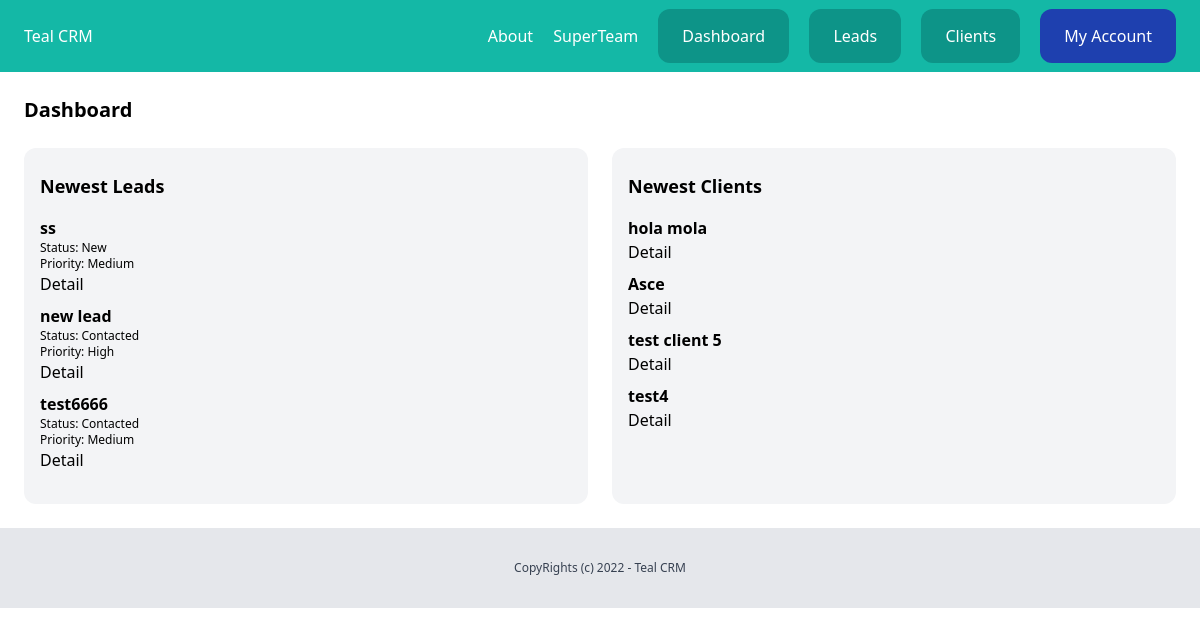
The page /dashboard/ (signed in) on the database its author committed.
### team/models.py (models this page shows, shortened)
class Team(models.Model):
    plan = models.ForeignKey(Plan, related_name='teams', null=True, blank=True, on_delete=models.CASCADE)
    name = models.CharField(max_length=255)
    member = models.ManyToManyField(User,related_name='teams')
    created_by = models.ForeignKey(User,related_name='created_team',on_delete=models.CASCADE)
    created_at = models.DateTimeField(auto_now_add=True)

### lead/models.py (models this page shows, shortened)
class Lead(models.Model):
    LOW = 'low'
    MEDIUM = 'medium'
    HIGH = 'high'
    CHOICES_PRIORITY = (
        (LOW , 'Low'),
        (MEDIUM , 'Medium'),
        (HIGH , 'High'),
        )
    NEW = 'new'
    CONTACTED = 'contacted'
    LOST = 'lost'
    WON ='won'
    CHOICES_STATUS = (
        (NEW , 'New'),
        (CONTACTED , 'Contacted'),
        (LOST , 'Lost'),
        (WON , 'Won'),
        )
    team = models.ForeignKey(Team, related_name='leads',on_delete=models.CASCADE)
    name = models.CharField(max_length=255)
    email = models.EmailField()
    description = models.TextField(blank=True,null=True)
    created_by = models.ForeignKey(User, on_delete=models.CASCADE , related_name='leads')
    created_at = models.DateTimeField(auto_now_add=True)
    priority = models.CharField(max_length=10,choices=CHOICES_PRIORITY,default=MEDIUM)
    status = models.CharField(max_length=10,choices=CHOICES_STATUS,default=NEW)
    modified = models.DateTimeField(auto_now=True)
    converted_to_client = models.BooleanField(default=False)
    class Meta:
        ordering = ('name',)

### client/models.py (models this page shows, shortened)
class Client(models.Model):
    team = models.ForeignKey(Team, related_name='clients', on_delete=models.CASCADE)
    name = models.CharField(max_length=255)
    email = models.EmailField()
    description = models.TextField(blank=True,null=True)
    created_by = models.ForeignKey(User, on_delete=models.CASCADE , related_name='clients')
    created_at = models.DateTimeField(auto_now_add=True)
    modified = models.DateTimeField(auto_now=True)
    class Meta:
        ordering = ('name',)

### dashboard/views.py (the view)
# urls.py: path('dashboard/', include('dashboard.urls')),
@login_required
def dashboard(request):
    team = Team.objects.filter(created_by = request.user)[0]
    leads = Lead.objects.filter(team = team, converted_to_client = False ).order_by('-created_at')[0:5]
    clients = Client.objects.filter(team = team ).order_by('-created_at')[0:5]
    return render(request,'dashboard/dashboard.html',{
        'clients':clients,
        'leads':leads,
    })

### team/context_processors.py (called while the page is built)
def active_team(request):
    if request.user.is_authenticated:
        if request.user.userprofile.active_team:
            team =request.user.userprofile.active_team
        else:
            team =Team.objects.filter(created_by = request.user)[0]
    else:
        team = None
    return {'active_team':team}

### dashboard/templates/dashboard/dashboard.html (shortened to what this page needs)
{% extends 'core/base.html' %}
{% block content %}
    <div class="py-6 px-6">
        <h1 class="mb-6 text-xl font-bold">Dashboard</h1>
        <div class="flex space-x-6">
            <div class="w-1/2 px-4 py-6 bg-gray-100 rounded-xl leads">
                <h2 class=" mb-4 text-lg font-bold">Newest Leads</h2>
                {% for lead in leads %}
                    <div class="mb-2 lead">
                        <h3 class="font-semibold">{{lead.name}}</h3>
                        <p class="text-xs">Status: {{lead.get_status_display}}</p>
                        <p class="text-xs">Priority: {{lead.get_priority_display}}</p>
                        <a href="{% url 'lead-details' lead.pk %}">Detail</a>
                    </div>
                {% endfor %}
            </div>
            <div class="w-1/2 px-4 py-6 bg-gray-100 rounded-xl clients">
                <h2 class="mb-4 text-lg font-bold">Newest Clients</h2>
                {% for client in clients %}
                    <div class="mb-2 client">
                        <h3 class="font-semibold">{{client.name}}</h3>
                        <a href="{% url 'client-details' client.pk %}">Detail</a>
                    </div>
                {% endfor %}
            </div>
        </div>
    </div>
{% endblock content %}

### core/templates/core/partials/nav.html
<nav class="py-6 px-6 flex justify-between bg-teal-500">
    <a href="/" class="text-white">Teal CRM</a>
    <div class="space-x-4">
      <a href="{% url 'about' %}" class="text-white">About</a>
      {% if request.user.is_authenticated %}
        <a href="{% url 'team-detail' active_team.id %}" class="text-white">{{active_team.name}}</a>
        <a href="{% url 'dashbaord' %}" class="py-4 px-6 bg-teal-600 rounded-xl text-white">Dashboard</a>
        <a href="{% url 'leads-list' %}" class="py-4 px-6 bg-teal-600 rounded-xl text-white">Leads</a>
        <a href="{% url 'clients-list' %}" class="py-4 px-6 bg-teal-600 rounded-xl text-white">Clients</a>
        <a href="{% url 'my-account' %}" class="py-4 px-6 bg-blue-800 rounded-xl text-white">My Account</a>
      {% else %}
        <a href="{% url 'login' %}" class="py-4 px-6 bg-teal-600 rounded-xl text-white">Login</a>
        <a href="{% url 'signup' %}" class="py-4 px-6 bg-teal-300 rounded-xl text-white">Signup</a>
      {% endif %}
    </div>
  </nav>

### rows shown on the page
Team: name "SuperTeam"
Lead: name "ss", status "New", priority "Medium"
Lead: name "new lead", status "Contacted", priority "High"
Lead: name "test6666", status "Contacted", priority "Medium"
Client: name "hola mola"
Client: name "Asce"
Client: name "test client 5"
Client: name "test4"
